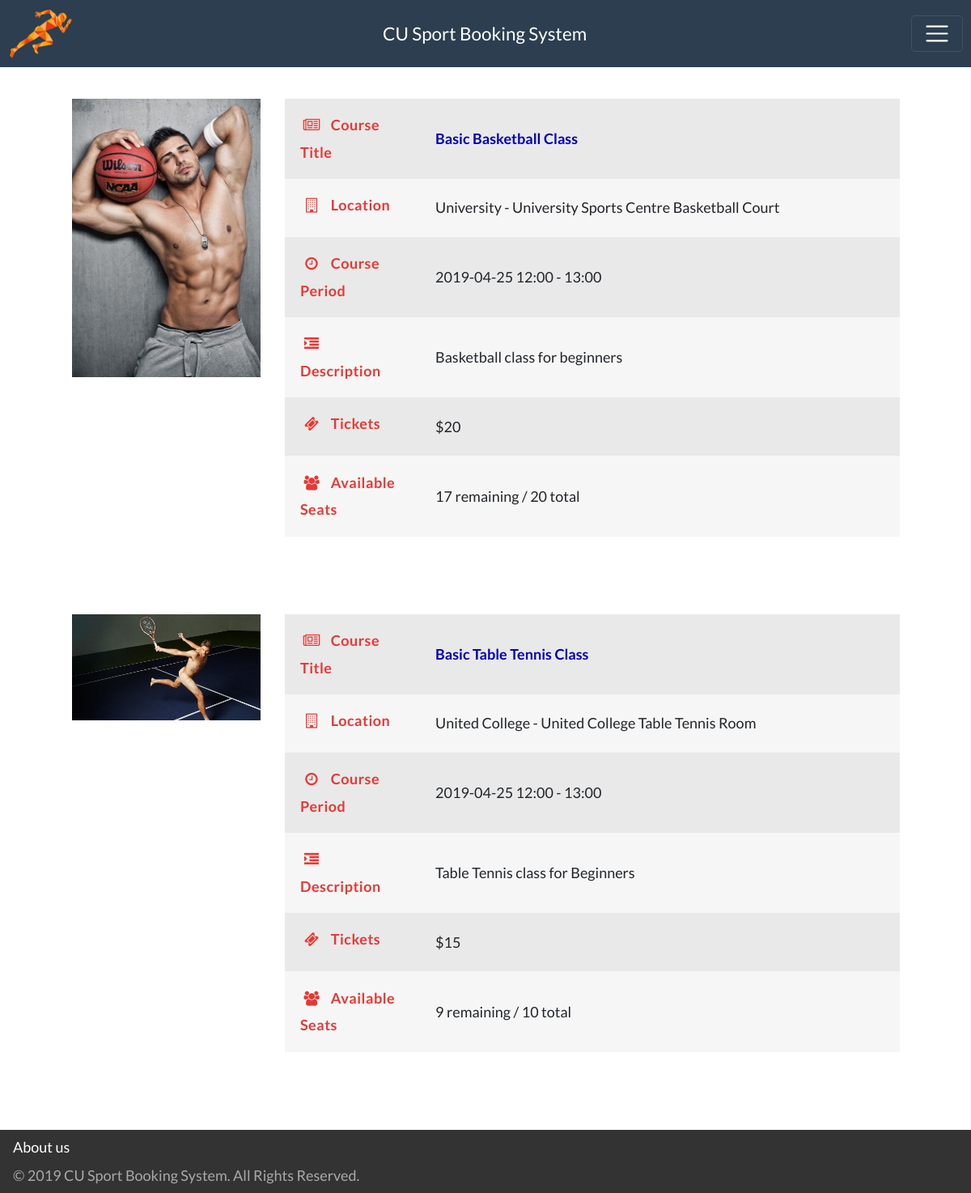
The page /index.php/course/course_main on the database its author committed.
### tables this page shows
CREATE TABLE `course` (
  `course_id` int(10) NOT NULL,
  `name` varchar(256) NOT NULL,
  `start_time` datetime NOT NULL,
  `end_time` datetime NOT NULL,
  `price` int(3) NOT NULL,
  `available_seats` int(3) NOT NULL,
  `description` text NOT NULL,
  `image` varchar(256) NOT NULL DEFAULT 'default.png',
  `level_id` int(1) NOT NULL,
  `email` varchar(256) NOT NULL
);

### application/controllers/course.php (called while the page is built, shortened)
<?php
class Course extends SBooking_Controller
{
  public function course_main()
  {
    $this->load->model('Course_model');
    $this->load->model('Participate_model');
    $data = $this->getHeaderData();
    $data['courses'] = $this->Course_model->courseSearch();
    $data['seat_remain'] = array();
    foreach ($data['courses'] as $course) {
      $data['date'] = substr($course->start_time, 0, 10);
      $data['start_time'] = substr($course->start_time, 11, 5);
      $data['end_time'] = substr($course->end_time, 11, 5);
      $seat_remain = $course->seats - $this->Participate_model->get_participate_by_id($course->course_id, 1);
      array_push(
        $data['seat_remain'],
        $seat_remain
      );
    }
    $data['detail_url'] = $data['page_url'] . 'course/id/';
    $this->load->view('header', $data);
    $this->load->view('course', $data);
    $this->load->view('footer');
  }
}
?>

### index.php (called while the page is built, shortened)
<?php
require_once BASEPATH.'core/CodeIgniter.php';

### application/models/Course_model.php (called while the page is built, shortened)
<?php
class Course_model extends CI_Model
{
    public function courseSearch()
    {
      $this->db->select(
        'course.course_id AS course_id,
        course.name AS course_name,
        course.start_time AS start_time,
        course.end_time AS end_time,
        college.name AS college,
        venue.name AS venue,
        course.price AS price,
        course.available_seats AS seats,
        course.description AS description,
        course.image AS course_image');
      $this->db->from('course');
      $this->db->join('course_session', 'course_session.course_id = course.course_id', 'right');
      $this->db->join('session', 'session.session_id = course_session.session_id');
      $this->db->join('venue', 'venue.venue_id = session.venue_id');
      $this->db->join('college', 'college.college_id = venue.college_id');
      $this->db->group_by('course_id');
      $query = $this->db->get();
      return $query->result();
    }
}
?>

### application/core/SBooking_Controller.php (called while the page is built, shortened)
<?php
class SBooking_Controller extends CI_Controller
{
  private $page_url, $image_url, $css_url, $js_url;
  private $header_data;
  public function __construct()
  {
    $this->page_url = base_url().'index.php/';
    $this->image_url = base_url().'images/';
    $this->css_url = base_url().'styles/';
    $this->js_url = base_url().'scripts/';
    $this->header_data = array(
      'title' => '',
      'nav' => '',
      'page_url' => $this->page_url,
      'image_url' => $this->image_url,
      'css_file' => array(),
      'js_file' => array()
    );
  }
  protected function setTitle($title)
  {
    $this->header_data['title'] = $title;
  }
  protected function setNav($nav)
  {
    $this->header_data['nav'] = $nav;
  }
  protected function getHeaderData()
  {
    return $this->header_data;
  }
  protected function loadCSS($path)
  {
    array_push(
        $this->header_data['css_file'],
        $this->css_url.$path
    );
  }
  protected function loadJS($path)
  {
    array_push(
      $this->header_data['js_file'],
      $this->js_url.$path
    );
  }
}
?>

### application/models/Participate_model.php (called while the page is built, shortened)
<?php
class Participate_model extends CI_Model
{
    public function get_participate_by_id($course_id, $method)
    {
      $this->db->from('participate');
      $this->db->where('course_id', $course_id);
      if ($method == 0) {
        return $this->db->get()->result();
      }elseif ($method == 1) {
        return $this->db->count_all_results();
      }
    }
}
?>

### application/views/course.php (the view, shortened to what this page needs)
<div class="wrapper">
    <section class="container-fluid" id="course-container">
        <?php
        $count = 0;
        foreach ($courses as $course) : ?>
            <div class="course row">
                <div class="course-info col-lg-3">
                  <a href="<?php echo $detail_url . $course->course_id; ?>">
                    <img src="<?php echo base_url(); ?>images/course/<?php echo $course->course_image; ?>"
                         alt="Sport thumbnail">
                  </a>
                </div>
                <div class="course-info col col-lg-9">
                    <div class="course-info">
                        <table>
                            <tbody>
                            <tr>
                                <th scope="row">
                                    <i class="fa fa-newspaper-o" aria-hidden="true"></i>
                                    <span>Course Title</span>
                                </th>
                                <td>
                                    <a href="<?php echo $detail_url . $course->course_id; ?>">
                                        <?php echo $course->course_name; ?>
                                    </a>
                                </td>
                            </tr>
                            <tr>
                                <th scope="row">
                                    <i class="fa fa-building-o" aria-hidden="true"></i>
                                    <span>Location</span>
                                </th>
                                <td>
                                    <?php echo $course->college . " - " . $course->venue; ?></td>
                            </tr>
                            <tr>
                                <th scope="row">
                                    <i class="fa fa-clock-o" aria-hidden="true"></i>
                                    <span>Course Period</span>
                                </th>
                                <td>
                                    <?php echo $date . " " . $start_time . " - " . $end_time; ?></td>
                            </tr>
                            <tr>
                                <th scope="row">
                                    <i class="fa fa-indent" aria-hidden="true"></i>
                                    <span>Description</span>
                                </th>
                                <td><?php echo $course->description; ?></td>
                            </tr>
                            <tr>
                                <th scope="row">
                                    <i class="fa fa-ticket" aria-hidden="true"></i>
                                    <span>Tickets</span>
                                </th>
                                <td>
                                    <?php echo "$" . $course->price; ?>
                                </td>
                            </tr>
                            <tr>
                                <th scope="row">
                                    <i class="fa fa-users" aria-hidden="true"></i>
                                    <span>Available Seats</span>
                                </th>
                                <td>
                                    <?php
                                    if ($seat_remain[$count] == 0) {
                                        echo 'FULL /';
                                    } else {
                                        echo $seat_remain[$count] . " remaining /";
                                    }
                                    ?>
                                    <?php echo $course->seats . " total"; ?>
                                </td>
                            </tr>
                            </tbody>
                        </table>
                    </div>
                </div>
            </div>
            <?php
            $count = $count + 1;
        endforeach; ?>
    </section>
</div>

### styles/style.css (style rules this page uses)
html { color: #222; font-size: 1em; line-height: 1.4; }
audio, canvas, iframe, img, svg, video { vertical-align: middle; }

### styles/custom.css (style rules this page uses)
* { font-family: 'Lato', sans-serif; }
html { position: relative; height: 100%; min-height: 100vh; font-size: 1rem; }
@media (min-width: 576px) { html { font-size: 1.2rem; } }
@media (min-width: 768px) { html { font-size: 1.2rem; } }
@media (min-width: 992px) { html { font-size: 1.2rem; } }
body { height: 100%; }
.wrapper { min-height: 100vh; }

### styles/course_listing.css (style rules this page uses)
.course { margin: 5rem 5%; }
.course:nth-child(1) { margin: 0 5%; }
.course .course-info { height: 100%; overflow-x: auto; }
.course .course-info img { display: block; max-width: 100%; height: auto; }
.course .course-info table { width: 100%; border: none; border-radius: 5px; }
.course .course-info tr > * { padding: 1rem; }
.course .course-info th { width: 22%; color: #e53935; letter-spacing: .5px; }
.course .course-info th .fa { width: 1.5rem; height: 1.5rem; margin-right: 5px; }
.course .course-info td { width: 78%; text-align: justify; }
.course .course-info tr:nth-child(odd) { background-color: #e9e9e9; }
.course .course-info tr:nth-child(even) { background-color: #f6f6f6; }
.course-info { margin-left: auto; margin-right: auto; }
.course-info a { color: #0000b5; font-weight: bold; }

### rows shown on the page
course: image (picture), name "Basic Basketball Class", college "University", venue "University Sports Centre Basketball Court", description "Basketball class for beginners", price "20", available_seats "20"
course: image (picture), name "Basic Table Tennis Class", college "United College", venue "United College Table Tennis Room", description "Table Tennis class for Beginners", price "15", count "9", available_seats "10"
